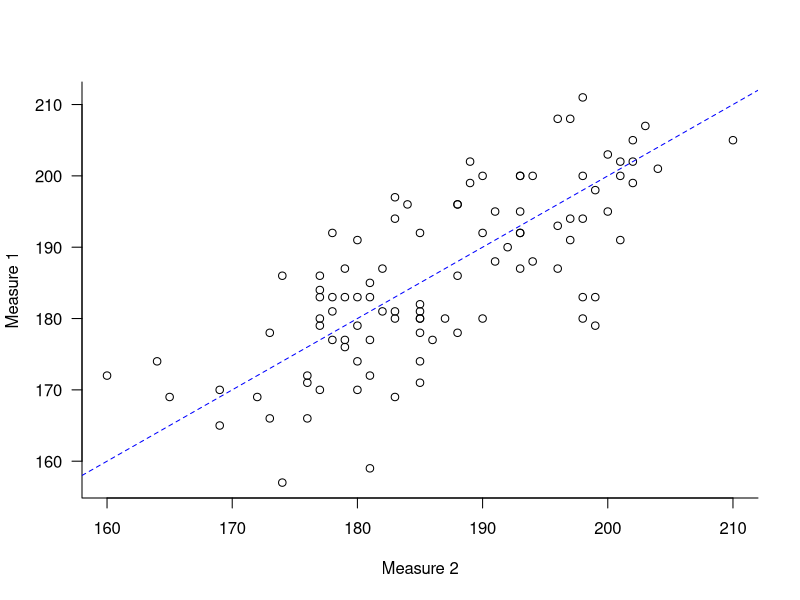
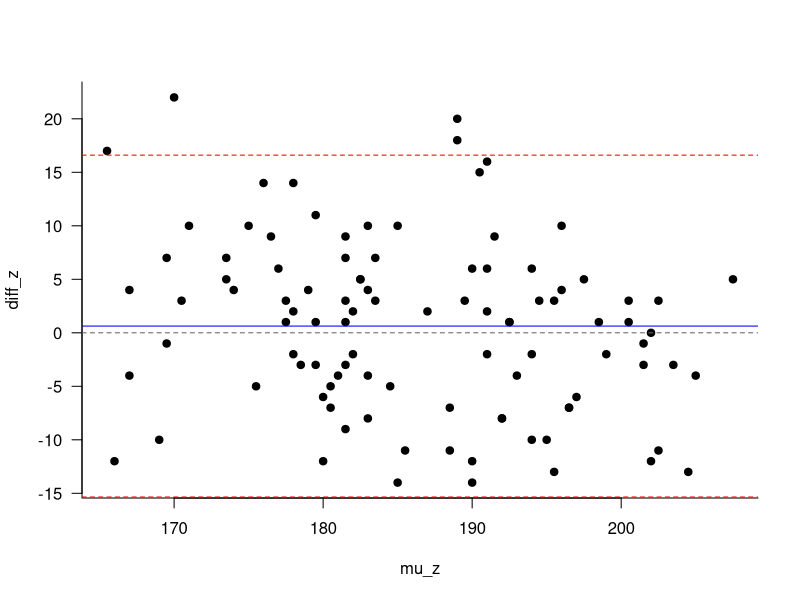

Generate these figures, in order, with R:
## ---- chunk 1
N <- 100
Y_true <- runif(n = N, min = 170, 200)
X1 <- round(rnorm(N, Y_true, 5),0)
X2 <- round(rnorm(N, Y_true, 7),0)

z <- cbind(X1,X2)

## ---- chunk 2
plot(z, bty = "l", las = 1,  cex.axis = 1, 
     ylab = "Measure 1", xlab = "Measure 2")
abline(a = 0,b = 1, lty = 2, col = "blue")
## ---- chunk 3
mu_z <- rowMeans(z)
diff_z <- z[,1] - z[,2]
mu_diff <- mean(diff_z)
ba_lower <- mu_diff - 1.96*sd(diff_z)
ba_upper <- mu_diff + 1.96*sd(diff_z)
plot(mu_z, diff_z, pch = 19, bty = "l", las = 1,  cex.axis = 1 )
abline(h = ba_lower, col = "red", lty = "dashed")
abline(h = ba_upper, col = "red", lty = "dashed")
abline(h = 0, lty = 2, col = "grey40")
abline(h = mu_diff, col = "blue")
## ---- chunk 4
mean(diff_z>ba_upper|diff_z<ba_lower)
